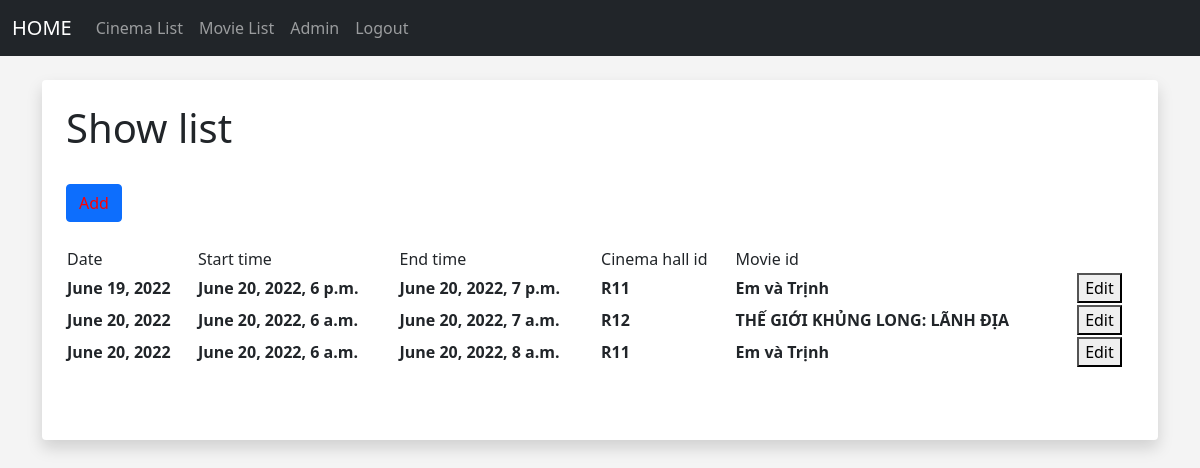
Before: /show_list (signed in) with the older database file.
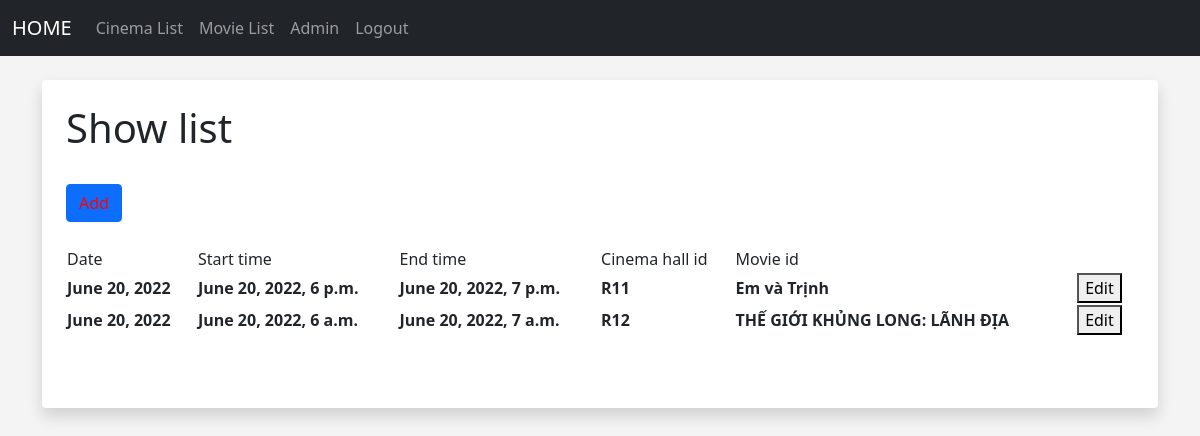
After: the same page with the newer database file.
### members/models.py (models this page shows)
class Show(models.Model):
    date = models.DateField()
    start_time = models.DateTimeField()
    end_time = models.DateTimeField()
    cinema_hall_id = models.ForeignKey(Cinema_Hall, on_delete=models.CASCADE)
    movie_id = models.ForeignKey(Movie, on_delete=models.CASCADE)

class Cinema_Hall(models.Model):
    name = models.CharField(max_length=64)
    total_seats = models.IntegerField()
    cinema_id = models.ForeignKey(Cinema, on_delete=models.CASCADE)
    def __str__(seft):
        return seft.name

class Movie(models.Model):
    title = models.CharField(max_length=256)
    description = models.CharField(max_length=512)
    duration = models.IntegerField()
    released_date = models.DateField()
    genre = models.CharField(max_length=256)
    def __str__(seft):
        return seft.title

### members/views.py (the view)
# urls.py: path('show_list', views.get_all_show, name='show_list'),
def get_all_show(request):
    show_list = Show.objects.all()
    return render(request, 'ui/show_list.html', {'show_list':show_list})

### members/templates/ui/show_list.html (shortened to what this page needs)
{% extends 'ui/base.html' %}
{% block content %}
{% if user.is_superuser %}
	<div class="shadow p-4 mb-5 bg-body rounded">
	<h1>Show list</h1>
    <br/>
        <button type="button" class="btn btn-primary"><a style="text-decoration: none; color:red;"  href="{% url 'add_show' %}">Add</a></button>
    <br/>
<br/>
<div class="container">
  <div class="row">
    <table>
    <tr>
        <td>Date</td>
        <td>Start time</td>
        <td>End time</td>
        <td>Cinema hall id</td>
        <td>Movie id</td>
    </tr>
      {% for show in show_list %}
    <tr>
        <th>
          {{show.date}}
        </th>
        <th>
            {{show.start_time}}
        </th>
        <th>
            {{show.end_time}}
        </th>
        <th>
            {{show.cinema_hall_id}}
        </th>
        <th>
            {{show.movie_id}}
        </th>
        <th><button>Edit</button></th>
    </tr>
      {% endfor %}
    </table>
  </div>
</div>
<br/><br/>
{%else%}
<center>
    <h1>Sorry you don't have permission to access this page</h1>
    </center>
{% endif %}
{% endblock %}

Changed rows visible on the page:
removed Show: date "June 20, 2022", start_time "June 20, 2022, 6 a.m.", end_time "June 20, 2022, 8 a.m.", cinema_hall_id "R11", movie_id "Em và Trịnh"
changed Show "June 20, 2022, 6 p.m.": date "June 19, 2022" → "June 20, 2022"
